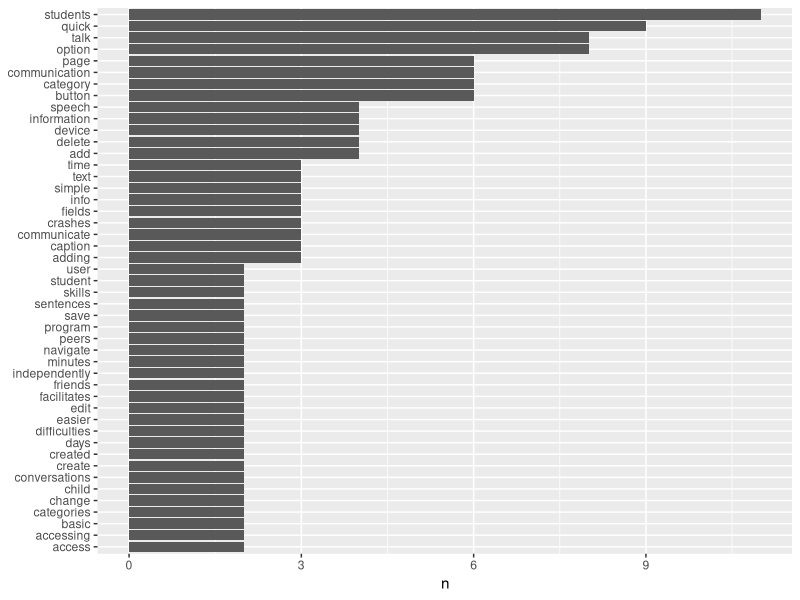

R code for this plot:
library(tidyverse)
library(tidytext)

#Read in file 
qt_reviews <- read.csv("data/QuickTalk/qt.csv")

#output file to console 
list(qt_reviews)

#Remove punctuation and replace with space
#also removes extra white space
#qt_reviews <- str_replace_all(qt_reviews, "\\s+", " ")# %>% 
#  str_replace_all(., "\\p{Punct}", " ")  

#places data into data frame table
##qt_reviews_df <- tibble(qt_reviews)

#loading dataset called stop_words
data("stop_words")

#include custom stop words
custom_stop_words <- bind_rows(tibble(word = c("app","apps","apple","ipad","aac","touchchat","proloquo2go","ve",
                                               "mytalktools","mytalk","don","too","iphone","day","pts","lot","lot",
                                               "itunes","it's","i've","ipod","2","000","20","10","3","5"),
                                      lexicon = c("custom")),
                                      stop_words)

#removing all stop words
qt_reviews <- qt_reviews %>% anti_join(custom_stop_words)

#word count
qt_reviews %>% count(word, sort = TRUE) 

#frequency graph
qt_reviews %>%
  count(word, sort = TRUE) %>%
  filter(n > 1) %>%
  mutate(word = reorder(word, n)) %>%
  ggplot(aes(n, word)) +
  geom_col() +
  labs(y = NULL)
